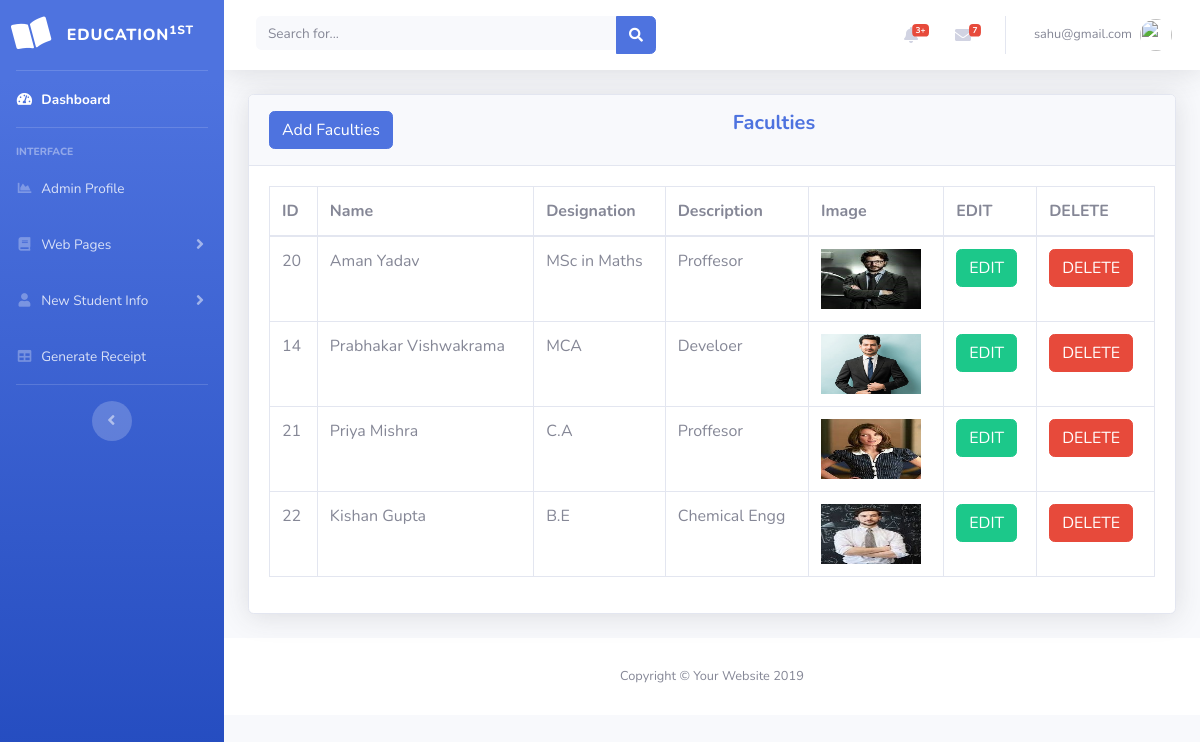
The app's page /admin/faculty.php (signed in) with its own data.
### tables this page shows
CREATE TABLE IF NOT EXISTS `faculty` (
  `id` int(11) NOT NULL AUTO_INCREMENT,
  `name` varchar(255) NOT NULL,
  `design` varchar(255) NOT NULL,
  `descrip` varchar(255) NOT NULL,
  `images` varchar(255) NOT NULL,
  `status` int(11) DEFAULT NULL,
  PRIMARY KEY (`id`)
);

### admin/faculty.php (the view, shortened to what this page needs)
<?php
include('security.php');
include('includes/header.php');
include('includes/navbar.php');
?>
<div class="container-fluid">
<div class="card shadow mb-4">
  <div class="card-header py-3">
    <h5 class="m-0 font-weight-bold text-primary text-center">Faculties
            <button type="button" class="btn btn-primary float-left" data-toggle="modal" data-target="#faculityModel">
              Add Faculties
            </button>
    </h5>
  </div>
  <div class="card-body">
            <div class="table-responsive">
            <?php
                $query = "SELECT * FROM faculty";
                $query_run = mysqli_query($connection, $query);
            ?>
                <table class="table table-bordered" id="dataTable" width="100%" cellspacing="0">
                    <thead>
                        <tr>
                            <th> ID </th>
                            <th> Name </th>
                            <th>Designation</th>
                            <th>Description</th>
                            <th>Image</th>
                            <th>EDIT</th>
                            <th>DELETE</th>
                        </tr>
                    </thead>
                    <tbody>
                        <?php
                        if(mysqli_num_rows($query_run) > 0)
                        {
                            while($row = mysqli_fetch_assoc($query_run))
                            {
                        ?>
                            <tr>
                                <td><?php  echo $row['id']; ?></td>
                                <td><?php  echo $row['name']; ?></td>
                                <td><?php  echo $row['design']; ?></td>
                                <td><?php  echo $row['descrip']; ?></td>
                                <td><?php  echo '<img src="upload/'.$row['images'].'" height="60px;" width="100px;" alt="faculty imgage">'?></td>
                                <td>
                                    <form action="faculty_edit.php" method="post">
                                        <button type="submit" name="edit_btn" class="btn btn-success"> EDIT</button>
                                    </form>
                                </td>
                                <td>
                                    <form action="code.php" method="post">
                                        <button type="submit" name="fac_delete_btn" class="btn btn-danger"> DELETE</button>
                                    </form>
                                </td>
                            </tr>
                        <?php
                            }
                        }
                        else {
                            echo "No Record Found";
                        }
                        ?>
                    </tbody>
                </table>
            </div>
  </div>
</div>
</div>
<?php
include('includes/footer.php');
?>

### admin/includes/header.php (shortened to what this page needs)
<!DOCTYPE html>
<html lang="en">
<head>
  <link href="vendor/fontawesome-free/css/all.min.css" rel="stylesheet" type="text/css">
  <link href="css/sb-admin-2.min.css" rel="stylesheet">
</head>
<body id="page-top">
  <div id="wrapper">

### admin/includes/navbar.php (shortened to what this page needs)
   <ul class="navbar-nav bg-gradient-primary sidebar sidebar-dark accordion d-print-none" id="accordionSidebar">
<a class="sidebar-brand d-flex align-items-center justify-content-center" href="#">
  <div class="sidebar-brand-icon rotate-n-15">
    <i class="fas fas fa-book-open"></i>
  </div>
  <div class="sidebar-brand-text mx-3">EDUCATION<sup>1st</sup></div>
</a>
<hr class="sidebar-divider my-0">
<li class="nav-item active">
  <a class="nav-link" href="index.php">
    <i class="fas fa-fw fa-tachometer-alt"></i>
    <span>Dashboard</span></a>
</li>
<hr class="sidebar-divider">
<div class="sidebar-heading">
  Interface
</div>
<li class="nav-item">
  <a class="nav-link" href="register.php">
    <i class="fas fa-fw fa-chart-area"></i>
    <span>Admin Profile</span></a>
</li>
<li class="nav-item">
  <a class="nav-link collapsed" href="#" data-toggle="collapse" data-target="#collapseTwo" aria-expanded="true" aria-controls="collapseTwo">
    <i class="fas fa-fw fa-book"></i>
    <span>Web Pages</span>
  </a>
</li>
<li class="nav-item">
  <a class="nav-link collapsed" href="#" data-toggle="collapse" data-target="#collapseUtilities" aria-expanded="true" aria-controls="collapseUtilities">
    <i class="fas fa-fw fa-user"></i>
    <span>New Student Info</span>
  </a>
</li>
<li class="nav-item">
  <a class="nav-link" href="paidFees.php">
    <i class="fas fa-fw fa-table"></i>
    <span>Generate Receipt </span></a>
</li>
<hr class="sidebar-divider d-none d-md-block">
<div class="text-center d-none d-md-inline">
  <button class="rounded-circle border-0" id="sidebarToggle"></button>
</div>
</ul>
    <div id="content-wrapper" class="d-flex flex-column">
      <div id="content">
        <nav class="navbar navbar-expand navbar-light bg-white topbar mb-4 static-top shadow">
          <form class="d-none d-sm-inline-block form-inline mr-auto ml-md-3 my-2 my-md-0 mw-100 navbar-search">
            <div class="input-group">
              <input type="text" class="form-control bg-light border-0 small" placeholder="Search for..." aria-label="Search" aria-describedby="basic-addon2">
              <div class="input-group-append">
                <button class="btn btn-primary" type="button">
                  <i class="fas fa-search fa-sm"></i>
                </button>
              </div>
            </div>
          </form>
          <ul class="navbar-nav ml-auto">
            <li class="nav-item dropdown no-arrow mx-1">
              <a class="nav-link dropdown-toggle" href="#" id="alertsDropdown" role="button" data-toggle="dropdown" aria-haspopup="true" aria-expanded="false">
                <i class="fas fa-bell fa-fw"></i>
                <span class="badge badge-danger badge-counter">3+</span>
              </a>
            </li>
            <li class="nav-item dropdown no-arrow mx-1">
              <a class="nav-link dropdown-toggle" href="#" id="messagesDropdown" role="button" data-toggle="dropdown" aria-haspopup="true" aria-expanded="false">
                <i class="fas fa-envelope fa-fw"></i>
                <span class="badge badge-danger badge-counter">7</span>
              </a>
            </li>
            <li class="nav-item dropdown no-arrow">
              <a class="nav-link dropdown-toggle" href="#" id="userDropdown" role="button" data-toggle="dropdown" aria-haspopup="true" aria-expanded="false">
                <span class="mr-2 d-none d-lg-inline text-gray-600 small">
                <?php echo ($_SESSION['username']) ?>
                </span>
                <img class="img-profile rounded-circle" src="https://source.unsplash.com/QAB-WJcbgJk/60x60">
              </a>
            </li>
          </ul>
        </nav>

### admin/includes/footer.php
      <footer class="sticky-footer bg-white d-print-none">
        <div class="container my-auto">
          <div class="copyright text-center my-auto">
            <span>Copyright &copy; Your Website 2019</span>
          </div>
        </div>
      </footer>
      </div>
      </div>
    </div>
</body>
</html>

### records on screen
faculty: id "20", name "Aman Yadav", design "MSc in Maths", descrip "Proffesor", images (picture)
faculty: id "14", name "Prabhakar Vishwakrama", design "MCA", descrip "Develoer", images (picture)
faculty: id "21", name "Priya Mishra", design "C.A", descrip "Proffesor", images (picture)
faculty: id "22", name "Kishan Gupta", design "B.E", descrip "Chemical Engg", images (picture)

### other values on screen
$_SESSION['username'] "sahu@gmail.com"
